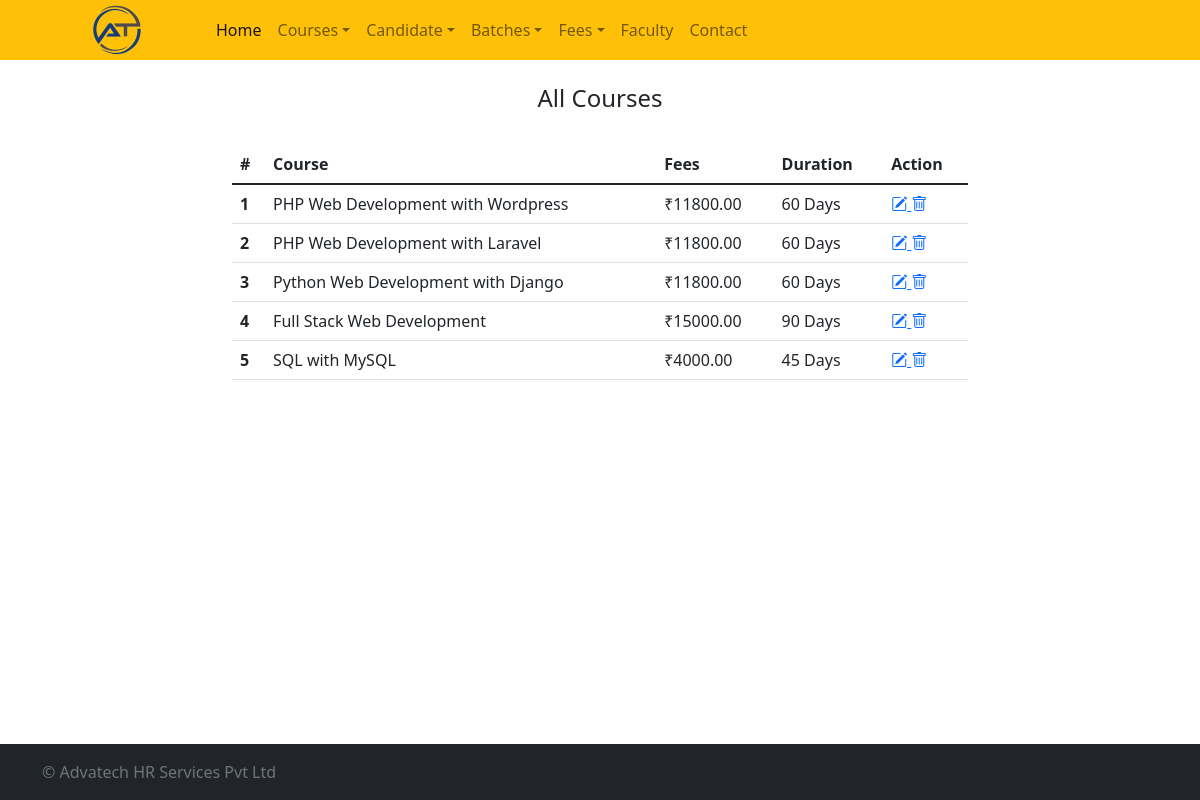
The page /all-course on the database as committed earlier.
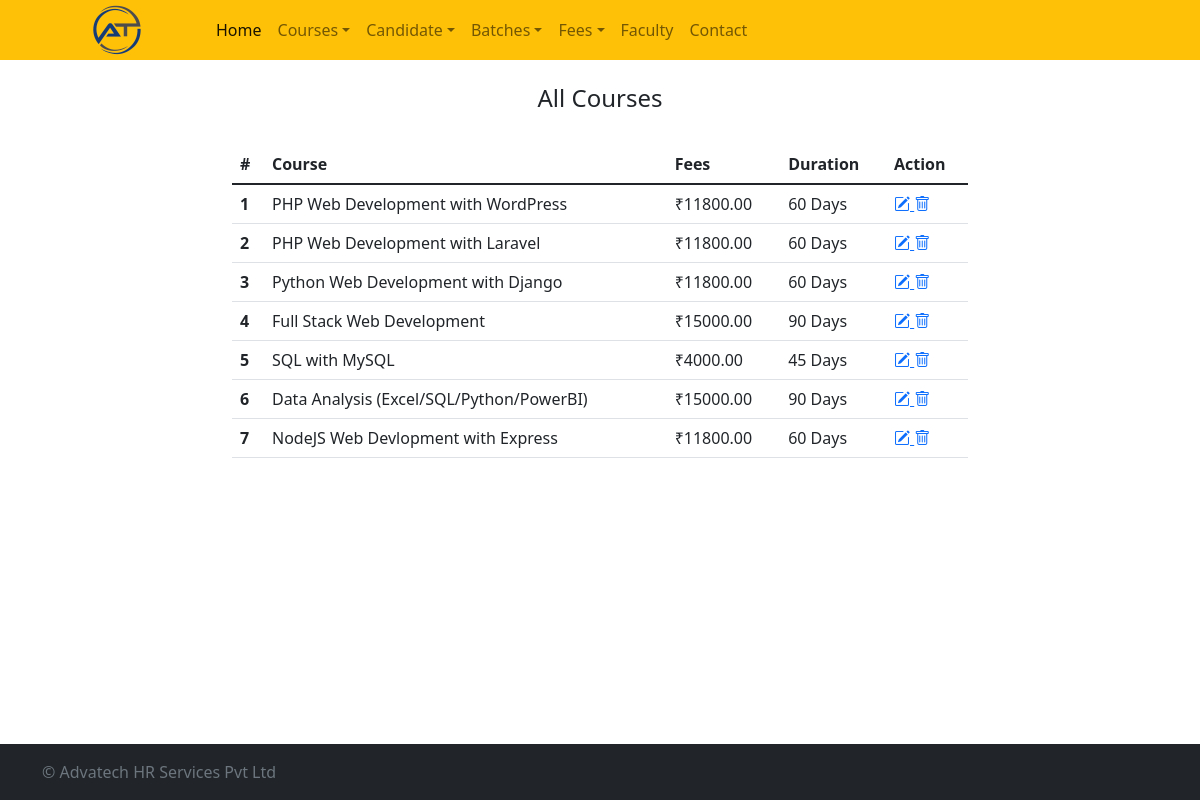
The same page on the database as committed later.
### crmapp/models.py (models this page shows)
class Course(models.Model):
    course_id = models.AutoField(primary_key=True)
    course_name = models.CharField(max_length=100)
    course_fee = models.DecimalField(max_digits=10, decimal_places=2)
    course_duration = models.CharField(max_length=100, default='')
    date_created = models.DateField()

### crmapp/views.py (the view)
# urls.py: path('all-course', views.all_course, name='all_course'),
def all_course(request):
	all_courses = Course.objects.all()
	context = {'courses': all_courses}
	return render(request,'all-course.html',context)

### templates/all-course.html (shortened to what this page needs)
{% extends 'base.html' %}
{% block content %}
<div class="row">
	<div class="col">
	</div>
    <div class="col-8">
		<div class="py-4 text-center">
	    	<h4>All Courses</h4>
	  	</div>
		<table class="table  table-hover">
		  <thead>
		    <tr>
		      <th scope="col">#</th>
		      <th scope="col">Course</th>
		      <th scope="col">Fees</th>
		      <th scope="col">Duration</th>
		      <th scope="col">Action</th>
		    </tr>
		  </thead>
		  <tbody>
		  	{% for course in courses %}
		    <tr>
				<th scope="row">{{ forloop.counter }}</th>
				<td>{{ course.course_name }}</td>
				<td>₹{{ course.course_fee }}</td>
				<td>{{ course.course_duration }}</td>
				<td>
				    <a href="{% url 'edit_course' course.course_id %}">
				        <i class="bi bi-pencil-square" title="Edit"></i>
				    </a>
				    <a onclick="return confirmDelete();" href="{% url 'delete_course' course.course_id %}">
				        <i class="bi bi-trash" title="Delete"></i>
				    </a>
				</td>
		    </tr>
		    {% endfor %}
		  </tbody>
		</table>
	</div>
	<div class="col">
	</div>
</div>
{% endblock %}

Rows that differ between the two databases and show on the page:
changed Course: course_name "PHP Web Development with Wordpress" → "PHP Web Development with WordPress"
added Course: course_name "Data Analysis (Excel/SQL/Python/PowerBI)", course_fee "15000.00", course_duration "90 Days"
added Course: course_name "NodeJS Web Devlopment with Express", course_fee "11800.00", course_duration "60 Days"
